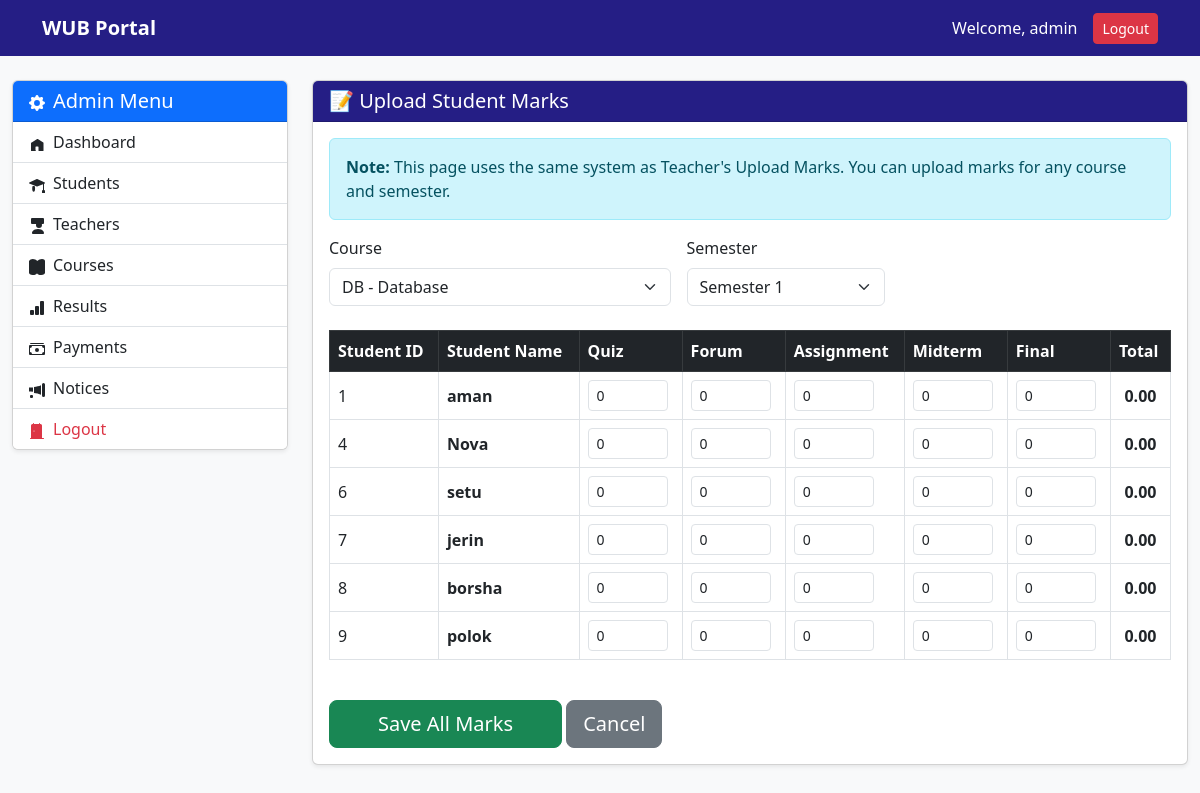
Screenshot of /dashboard/admin/upload-marks/ (signed in) with the database file from the repository.
### accounts/models.py (models this page shows)
class CustomUser(AbstractUser):
    role = models.CharField(max_length=20, default='student')
    profile_picture = models.ImageField(
        upload_to='profile_pics/',
        null=True,
        blank=True
    )
    phone = models.CharField(max_length=20, null=True, blank=True)
    address = models.TextField(null=True, blank=True)

### accounts/views.py (the view, shortened to what this page needs)
# urls.py: path('dashboard/admin/upload-marks/', account_views.admin_upload_marks, name='admin_upload_marks'),
@login_required(login_url='/login/')
def admin_upload_marks(request):
    if request.user.role != 'admin':
        return redirect('home')
    students = CustomUser.objects.filter(role='student')
    courses = Course.objects.all()
    semesters = range(1, 9)
    selected_course_id = request.GET.get('course')
    selected_semester = request.GET.get('semester', 1)
    if not selected_course_id and courses.exists():
        selected_course_id = str(courses.first().id)
    selected_course = None
    if selected_course_id:
        try:
            selected_course = courses.get(id=int(selected_course_id))
        except:
            selected_course = None
    if selected_course:
        try:
            selected_semester_int = int(selected_semester)
        except (ValueError, TypeError):
            selected_semester_int = 1
        existing_results = {
            r.student_id: r for r in Result.objects.filter(
                course=selected_course, semester=selected_semester_int
            )
        }
        for student in students:
            res = existing_results.get(student.id)
            if res:
                student.existing_quiz = res.quiz_marks
                student.existing_forum = res.forum_marks
                student.existing_assignment = res.assignment_marks
                student.existing_midterm = res.midterm_marks
                student.existing_final = res.final_marks
                student.existing_total = res.marks
            else:
                student.existing_quiz = 0.0
                student.existing_forum = 0.0
                student.existing_assignment = 0.0
                student.existing_midterm = 0.0
                student.existing_final = 0.0
                student.existing_total = 0.0
    return render(request, "admin/upload_marks.html", {
        "students": students,
        "courses": courses,
        "semesters": semesters,
        "selected_course": selected_course,
        "selected_semester": int(selected_semester),
    })

### templates/admin/upload_marks.html (shortened to what this page needs)
{% extends 'admin/admin_base.html' %}
{% block admin_content %}
<div class="card shadow-sm">
    <div class="card-header">
        <h5 class="mb-0">📝 Upload Student Marks</h5>
    </div>
    <div class="card-body">
        <div class="alert alert-info">
            <strong>Note:</strong> This page uses the same system as Teacher's Upload Marks.
            You can upload marks for any course and semester.
        </div>
        <form method="GET" class="mb-4">
            <div class="row g-3">
                <div class="col-md-5">
                    <label class="form-label">Course</label>
                    <select name="course" class="form-select" onchange="this.form.submit()">
                        {% for course in courses %}
                        <option value="{{ course.id }}"
                                {% if selected_course == course %}selected{% endif %}>
                            {{ course.course_code }} - {{ course.course_title }}
                        </option>
                        {% endfor %}
                    </select>
                </div>
                <div class="col-md-3">
                    <label class="form-label">Semester</label>
                    <select name="semester" class="form-select" onchange="this.form.submit()">
                        {% for sem in semesters %}
                        <option value="{{ sem }}"
                                {% if selected_semester == sem %}selected{% endif %}>
                            Semester {{ sem }}
                        </option>
                        {% endfor %}
                    </select>
                </div>
            </div>
        </form>
        {% if selected_course %}
        <form method="POST">
            <div class="table-responsive">
                <table class="table table-bordered table-hover align-middle">
                    <thead class="table-dark">
                        <tr>
                            <th>Student ID</th>
                            <th>Student Name</th>
                            <th>Quiz</th>
                            <th>Forum</th>
                            <th>Assignment</th>
                            <th>Midterm</th>
                            <th>Final</th>
                            <th>Total</th>
                        </tr>
                    </thead>
                    <tbody>
                        {% for student in students %}
                        <tr class="student-row" data-student-id="{{ student.id }}">
                            <td>{{ student.id }}</td>
                            <td><strong>{{ student.username }}</strong></td>
                            <td><input type="number" step="0.01" min="0" max="100" class="form-control form-control-sm mark-input quiz-input"
                                name="quiz_{{ student.id }}" value="{{ student.existing_quiz|default:'0' }}" style="width:80px"></td>
                            <td><input type="number" step="0.01" min="0" max="100" class="form-control form-control-sm mark-input forum-input"
                                name="forum_{{ student.id }}" value="{{ student.existing_forum|default:'0' }}" style="width:80px"></td>
                            <td><input type="number" step="0.01" min="0" max="100" class="form-control form-control-sm mark-input assignment-input"
                                name="assignment_{{ student.id }}" value="{{ student.existing_assignment|default:'0' }}" style="width:80px"></td>
                            <td><input type="number" step="0.01" min="0" max="100" class="form-control form-control-sm mark-input midterm-input"
                                name="midterm_{{ student.id }}" value="{{ student.existing_midterm|default:'0' }}" style="width:80px"></td>
                            <td><input type="number" step="0.01" min="0" max="100" class="form-control form-control-sm mark-input final-input"
                                name="final_{{ student.id }}" value="{{ student.existing_final|default:'0' }}" style="width:80px"></td>
                            <td class="text-center fw-bold total-cell" id="total_{{ student.id }}">{{ student.existing_total|default:'0.00' }}</td>
                        </tr>
                        {% endfor %}
                    </tbody>
                </table>
            </div>
            <div class="mt-4">
                <button type="submit" class="btn btn-success btn-lg px-5">Save All Marks</button>
                <a href="{% url 'admin_dashboard' %}" class="btn btn-secondary btn-lg">Cancel</a>
            </div>
        </form>
        {% endif %}
    </div>
</div>
{% endblock %}

### templates/base.html (shortened to what this page needs)
{% load static %}
<!DOCTYPE html>
<html lang="en">
<head>
    <link href="https://cdn.jsdelivr.net/npm/bootstrap@5.3.0/dist/css/bootstrap.min.css" rel="stylesheet">
</head>
<body>
    <nav class="navbar navbar-expand-lg navbar-dark">
        <div class="container">
            <a class="navbar-brand fw-bold" href="{% url 'student_dashboard' %}">WUB Portal</a>
            <div class="ms-auto d-flex align-items-center">
                <span class="text-white me-3">
                    Welcome, {{ request.user.get_full_name|default:request.user.username }}
                </span>
                <form method="post" action="{% url 'logout' %}" style="display: inline;">
                    <button type="submit" class="btn btn-danger btn-sm">Logout</button>
                </form>
            </div>
        </div>
    </nav>
    {% block content %}
    {% endblock %}
</body>
</html>

### templates/base.html (style rules this page uses)
body { background-color: #f8f9fa; }
.navbar { background: #251e85; }
.navbar-brand, .nav-link { color: white !important; }
.card-header { background: #251e85; color: white; }

### rows the page displays
CustomUser: user.get_full_name "admin"
CustomUser: id "1", username "aman", existing_quiz "0", existing_forum "0", existing_assignment "0", existing_midterm "0", existing_final "0", existing_total "0.00"
CustomUser: id "4", username "Nova", existing_quiz "0", existing_forum "0", existing_assignment "0", existing_midterm "0", existing_final "0", existing_total "0.00"
CustomUser: id "6", username "setu", existing_quiz "0", existing_forum "0", existing_assignment "0", existing_midterm "0", existing_final "0", existing_total "0.00"
CustomUser: id "7", username "jerin", existing_quiz "0", existing_forum "0", existing_assignment "0", existing_midterm "0", existing_final "0", existing_total "0.00"
CustomUser: id "8", username "borsha", existing_quiz "0", existing_forum "0", existing_assignment "0", existing_midterm "0", existing_final "0", existing_total "0.00"
CustomUser: id "9", username "polok", existing_quiz "0", existing_forum "0", existing_assignment "0", existing_midterm "0", existing_final "0", existing_total "0.00"

### other values shown
form field course "DB - Database"
